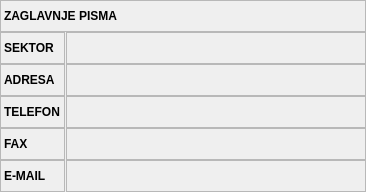
       <widget class="QFrame" name="frame_4">
        <property name="frameShape">
         <enum>QFrame::NoFrame</enum>
        </property>
        <property name="frameShadow">
         <enum>QFrame::Raised</enum>
        </property>
        <layout class="QVBoxLayout" name="verticalLayout_3">
         <property name="spacing">
          <number>0</number>
         </property>
         <property name="leftMargin">
          <number>0</number>
         </property>
         <property name="topMargin">
          <number>0</number>
         </property>
         <property name="rightMargin">
          <number>0</number>
         </property>
         <property name="bottomMargin">
          <number>0</number>
         </property>
         <item>
          <widget class="QFrame" name="frame_13">
           <property name="frameShape">
            <enum>QFrame::NoFrame</enum>
           </property>
           <property name="frameShadow">
            <enum>QFrame::Raised</enum>
           </property>
           <layout class="QHBoxLayout" name="horizontalLayout_5">
            <property name="spacing">
             <number>1</number>
            </property>
            <property name="leftMargin">
             <number>0</number>
            </property>
            <property name="topMargin">
             <number>0</number>
            </property>
            <property name="rightMargin">
             <number>0</number>
            </property>
            <property name="bottomMargin">
             <number>0</number>
            </property>
            <item>
             <widget class="QLabel" name="lblZaglavljePismaTitle">
              <property name="sizePolicy">
               <sizepolicy hsizetype="Preferred" vsizetype="Preferred">
                <horstretch>0</horstretch>
                <verstretch>0</verstretch>
               </sizepolicy>
              </property>
              <property name="minimumSize">
               <size>
                <width>125</width>
                <height>32</height>
               </size>
              </property>
              <property name="font">
               <font>
                <weight>75</weight>
                <bold>true</bold>
               </font>
              </property>
              <property name="toolTip">
               <string>Poziv Na Broj</string>
              </property>
              <property name="frameShape">
               <enum>QFrame::StyledPanel</enum>
              </property>
              <property name="text">
               <string>ZAGLAVNJE PISMA</string>
              </property>
             </widget>
            </item>
           </layout>
          </widget>
         </item>
         <item>
          <widget class="QFrame" name="frame_16">
           <property name="frameShape">
            <enum>QFrame::NoFrame</enum>
           </property>
           <property name="frameShadow">
            <enum>QFrame::Raised</enum>
           </property>
           <layout class="QHBoxLayout" name="horizontalLayout_20">
            <property name="spacing">
             <number>1</number>
            </property>
            <property name="leftMargin">
             <number>0</number>
            </property>
            <property name="topMargin">
             <number>0</number>
            </property>
            <property name="rightMargin">
             <number>0</number>
            </property>
            <property name="bottomMargin">
             <number>0</number>
            </property>
            <item>
             <widget class="QLabel" name="lblSektorTitle">
              <property name="sizePolicy">
               <sizepolicy hsizetype="Maximum" vsizetype="Preferred">
                <horstretch>0</horstretch>
                <verstretch>0</verstretch>
               </sizepolicy>
              </property>
              <property name="minimumSize">
               <size>
                <width>65</width>
                <height>32</height>
               </size>
              </property>
              <property name="font">
               <font>
                <weight>75</weight>
                <bold>true</bold>
               </font>
              </property>
              <property name="toolTip">
               <string>Poziv Na Broj</string>
              </property>
              <property name="frameShape">
               <enum>QFrame::StyledPanel</enum>
              </property>
              <property name="text">
               <string>SEKTOR</string>
              </property>
             </widget>
            </item>
            <item>
             <widget class="QLabel" name="lblSektor">
              <property name="minimumSize">
               <size>
                <width>300</width>
                <height>0</height>
               </size>
              </property>
              <property name="font">
               <font>
                <weight>75</weight>
                <bold>true</bold>
               </font>
              </property>
              <property name="frameShape">
               <enum>QFrame::StyledPanel</enum>
              </property>
              <property name="text">
               <string/>
              </property>
              <property name="alignment">
               <set>Qt::AlignLeading|Qt::AlignLeft|Qt::AlignVCenter</set>
              </property>
             </widget>
            </item>
           </layout>
          </widget>
         </item>
         <item>
          <widget class="QFrame" name="frame_15">
           <property name="frameShape">
            <enum>QFrame::NoFrame</enum>
           </property>
           <property name="frameShadow">
            <enum>QFrame::Raised</enum>
           </property>
           <layout class="QHBoxLayout" name="horizontalLayout_19">
            <property name="spacing">
             <number>1</number>
            </property>
            <property name="leftMargin">
             <number>0</number>
            </property>
            <property name="topMargin">
             <number>0</number>
            </property>
            <property name="rightMargin">
             <number>0</number>
            </property>
            <property name="bottomMargin">
             <number>0</number>
            </property>
            <item>
             <widget class="QLabel" name="lblAdresaTitle">
              <property name="sizePolicy">
               <sizepolicy hsizetype="Maximum" vsizetype="Preferred">
                <horstretch>0</horstretch>
                <verstretch>0</verstretch>
               </sizepolicy>
              </property>
              <property name="minimumSize">
               <size>
                <width>65</width>
                <height>32</height>
               </size>
              </property>
              <property name="font">
               <font>
                <weight>75</weight>
                <bold>true</bold>
               </font>
              </property>
              <property name="toolTip">
               <string>Poziv Na Broj</string>
              </property>
              <property name="frameShape">
               <enum>QFrame::StyledPanel</enum>
              </property>
              <property name="text">
               <string>ADRESA</string>
              </property>
             </widget>
            </item>
            <item>
             <widget class="QLabel" name="lblAdresa">
              <property name="font">
               <font>
                <weight>75</weight>
                <bold>true</bold>
               </font>
              </property>
              <property name="frameShape">
               <enum>QFrame::StyledPanel</enum>
              </property>
              <property name="text">
               <string/>
              </property>
              <property name="alignment">
               <set>Qt::AlignLeading|Qt::AlignLeft|Qt::AlignVCenter</set>
              </property>
             </widget>
            </item>
           </layout>
          </widget>
         </item>
         <item>
          <widget class="QFrame" name="frame_17">
           <property name="frameShape">
            <enum>QFrame::NoFrame</enum>
           </property>
           <property name="frameShadow">
            <enum>QFrame::Raised</enum>
           </property>
           <layout class="QHBoxLayout" name="horizontalLayout_18">
            <property name="spacing">
             <number>1</number>
            </property>
            <property name="leftMargin">
             <number>0</number>
            </property>
            <property name="topMargin">
             <number>0</number>
            </property>
            <property name="rightMargin">
             <number>0</number>
            </property>
            <property name="bottomMargin">
             <number>0</number>
            </property>
            <item>
             <widget class="QLabel" name="lblTelefonTitle">
              <property name="sizePolicy">
               <sizepolicy hsizetype="Maximum" vsizetype="Preferred">
                <horstretch>0</horstretch>
                <verstretch>0</verstretch>
               </sizepolicy>
              </property>
              <property name="minimumSize">
               <size>
                <width>65</width>
                <height>32</height>
               </size>
              </property>
              <property name="font">
               <font>
                <weight>75</weight>
                <bold>true</bold>
               </font>
              </property>
              <property name="toolTip">
               <string>Poziv Na Broj</string>
              </property>
              <property name="frameShape">
               <enum>QFrame::StyledPanel</enum>
              </property>
              <property name="text">
               <string>TELEFON</string>
              </property>
             </widget>
            </item>
            <item>
             <widget class="QLabel" name="lblTelefon">
              <property name="font">
               <font>
                <weight>75</weight>
                <bold>true</bold>
               </font>
              </property>
              <property name="frameShape">
               <enum>QFrame::StyledPanel</enum>
              </property>
              <property name="text">
               <string/>
              </property>
              <property name="alignment">
               <set>Qt::AlignLeading|Qt::AlignLeft|Qt::AlignVCenter</set>
              </property>
             </widget>
            </item>
           </layout>
          </widget>
         </item>
         <item>
          <widget class="QFrame" name="frame_14">
           <property name="frameShape">
            <enum>QFrame::NoFrame</enum>
           </property>
           <property name="frameShadow">
            <enum>QFrame::Raised</enum>
           </property>
           <layout class="QHBoxLayout" name="horizontalLayout_17">
            <property name="spacing">
             <number>1</number>
            </property>
            <property name="leftMargin">
             <number>0</number>
            </property>
            <property name="topMargin">
             <number>0</number>
            </property>
            <property name="rightMargin">
             <number>0</number>
            </property>
            <property name="bottomMargin">
             <number>0</number>
            </property>
            <item>
             <widget class="QLabel" name="lblFaxTitle">
              <property name="sizePolicy">
               <sizepolicy hsizetype="Maximum" vsizetype="Preferred">
                <horstretch>0</horstretch>
                <verstretch>0</verstretch>
               </sizepolicy>
              </property>
              <property name="minimumSize">
               <size>
                <width>65</width>
                <height>32</height>
               </size>
              </property>
              <property name="font">
               <font>
                <weight>75</weight>
                <bold>true</bold>
               </font>
              </property>
              <property name="toolTip">
               <string>Poziv Na Broj</string>
              </property>
              <property name="frameShape">
               <enum>QFrame::StyledPanel</enum>
              </property>
              <property name="text">
               <string>FAX</string>
              </property>
             </widget>
            </item>
            <item>
             <widget class="QLabel" name="lblFax">
              <property name="font">
               <font>
                <weight>75</weight>
                <bold>true</bold>
               </font>
              </property>
              <property name="frameShape">
               <enum>QFrame::StyledPanel</enum>
              </property>
              <property name="text">
               <string/>
              </property>
              <property name="alignment">
               <set>Qt::AlignLeading|Qt::AlignLeft|Qt::AlignVCenter</set>
              </property>
             </widget>
            </item>
           </layout>
          </widget>
         </item>
         <item>
          <widget class="QFrame" name="frame_18">
           <property name="frameShape">
            <enum>QFrame::NoFrame</enum>
           </property>
           <property name="frameShadow">
            <enum>QFrame::Raised</enum>
           </property>
           <layout class="QHBoxLayout" name="horizontalLayout_16">
            <property name="spacing">
             <number>1</number>
            </property>
            <property name="leftMargin">
             <number>0</number>
            </property>
            <property name="topMargin">
             <number>0</number>
            </property>
            <property name="rightMargin">
             <number>0</number>
            </property>
            <property name="bottomMargin">
             <number>0</number>
            </property>
            <item>
             <widget class="QLabel" name="lblEmailTitle">
              <property name="sizePolicy">
               <sizepolicy hsizetype="Maximum" vsizetype="Preferred">
                <horstretch>0</horstretch>
                <verstretch>0</verstretch>
               </sizepolicy>
              </property>
              <property name="minimumSize">
               <size>
                <width>65</width>
                <height>32</height>
               </size>
              </property>
              <property name="font">
               <font>
                <weight>75</weight>
                <bold>true</bold>
               </font>
              </property>
              <property name="toolTip">
               <string>Poziv Na Broj</string>
              </property>
              <property name="frameShape">
               <enum>QFrame::StyledPanel</enum>
              </property>
              <property name="text">
               <string>E-MAIL</string>
              </property>
             </widget>
            </item>
            <item>
             <widget class="QLabel" name="lblEmail">
              <property name="font">
               <font>
                <weight>75</weight>
                <bold>true</bold>
               </font>
              </property>
              <property name="frameShape">
               <enum>QFrame::StyledPanel</enum>
              </property>
              <property name="text">
               <string/>
              </property>
              <property name="alignment">
               <set>Qt::AlignLeading|Qt::AlignLeft|Qt::AlignVCenter</set>
              </property>
             </widget>
            </item>
           </layout>
          </widget>
         </item>
        </layout>
       </widget>
